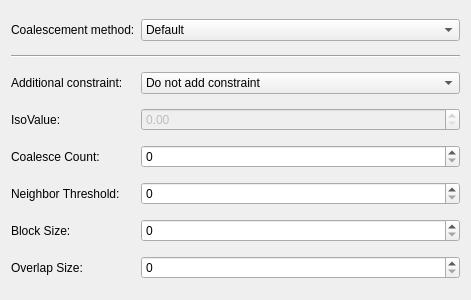
<?xml version="1.0" encoding="UTF-8"?>
<ui version="4.0">
 <class>CoalesceMesh</class>
 <widget class="QDialog" name="CoalesceMesh">
  <property name="geometry">
   <rect>
    <x>0</x>
    <y>0</y>
    <width>471</width>
    <height>125</height>
   </rect>
  </property>
  <property name="minimumSize">
   <size>
    <width>471</width>
    <height>300</height>
   </size>
  </property>
  <property name="maximumSize">
   <size>
    <width>999999</width>
    <height>999999</height>
   </size>
  </property>
  <property name="windowTitle">
   <string>Dialog</string>
  </property>
  <layout class="QGridLayout" name="gridLayout">
   <item row="2" column="0" colspan="2">
    <widget class="Line" name="line_2">
     <property name="orientation">
      <enum>Qt::Horizontal</enum>
     </property>
    </widget>
   </item>
   <item row="4" column="1">
    <widget class="QDoubleSpinBox" name="isoValueSpinBox_">
     <property name="enabled">
      <bool>false</bool>
     </property>
    </widget>
    </item>
   <item row="5" column="1">
    <widget class="QSpinBox" name="coalesceSpinBox_">
     <property name="enabled">
      <bool>true</bool>
     </property>
    </widget>
   </item>
   <item row="6" column="1">
    <widget class="QSpinBox" name="neighborThresholdSpinBox_">
     <property name="enabled">
      <bool>true</bool>
     </property>
    </widget>
   </item>
   <item row="7" column="1">
    <widget class="QSpinBox" name="blockSizeSpinBox_">
     <property name="enabled">
      <bool>true</bool>
     </property>
    </widget>
   </item>
   <item row="8" column="1">
    <widget class="QSpinBox" name="overlapSizeSpinBox_">
     <property name="enabled">
      <bool>true</bool>
     </property>
    </widget>
   </item>
   <item row="4" column="0">
    <widget class="QLabel" name="label_3">
     <property name="text">
      <string>IsoValue:</string>
     </property>
    </widget>
   </item>
   <item row="5" column="0">
    <widget class="QLabel" name="label_3">
     <property name="text">
      <string>Coalesce Count:</string>
     </property>
    </widget>
   </item>
   <item row="6" column="0">
    <widget class="QLabel" name="label_3">
     <property name="text">
      <string>Neighbor Threshold:</string>
     </property>
    </widget>
   </item>
   <item row="7" column="0">
    <widget class="QLabel" name="label_3">
     <property name="text">
      <string>Block Size:</string>
     </property>
    </widget>
   </item>
   <item row="8" column="0">
    <widget class="QLabel" name="label_3">
     <property name="text">
      <string>Overlap Size:</string>
     </property>
    </widget>
   </item>
   <item row="3" column="1">
    <widget class="QComboBox" name="constraintComboBox_">
     <item>
      <property name="text">
       <string>Do not add constraint</string>
      </property>
     </item>
     <item>
      <property name="text">
       <string>Do not coalesce nodes/elements with values less than isovalue</string>
      </property>
     </item>
     <item>
      <property name="text">
       <string>Do not coalesce nodes/elements with values unequal to isovalue</string>
      </property>
     </item>
     <item>
      <property name="text">
       <string>Do not coalesce nodes/elements with values greater than isovalue</string>
      </property>
     </item>
     <item>
      <property name="text">
       <string>Do not coalesce any elements</string>
      </property>
     </item>
    </widget>
   </item>
   <item row="3" column="0">
    <widget class="QLabel" name="label_2">
     <property name="text">
      <string>Additional constraint:</string>
     </property>
    </widget>
   </item>
   <item row="0" column="1">
    <widget class="QComboBox" name="coalescementComboBox_">
     <item>
      <property name="text">
       <string>Default</string>
      </property>
     </item>
     <item>
      <property name="text">
       <string>Expand coalescement volume to improve element quality</string>
      </property>
     </item>
    </widget>
   </item>
   <item row="0" column="0">
    <widget class="QLabel" name="label">
     <property name="text">
      <string>Coalescement method:</string>
     </property>
    </widget>
   </item>
  </layout>
 </widget>
 <resources/>
 <connections/>
</ui>
